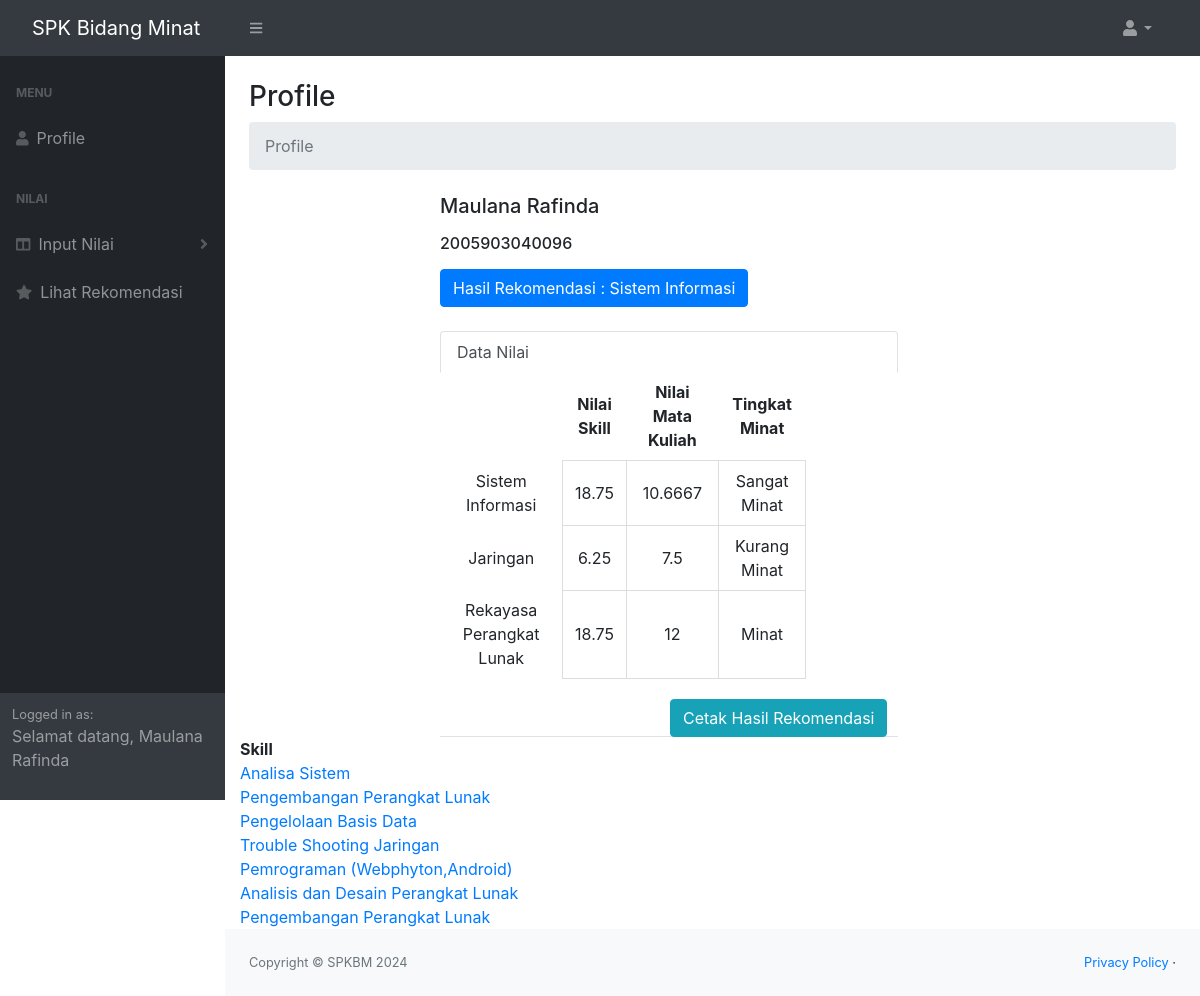
The app's page /dist/mahasiswa/index.php (signed in) with its own data.
### tables this page shows
CREATE TABLE `users` (
  `id` int(11) NOT NULL,
  `nama` varchar(255) NOT NULL,
  `nim` varchar(13) NOT NULL,
  `password` varchar(255) NOT NULL
);

CREATE TABLE `hasil_rekomendasi` (
  `id` int(11) NOT NULL,
  `nim` varchar(255) NOT NULL,
  `nama` varchar(255) NOT NULL,
  `hasil` varchar(50) NOT NULL
);

CREATE TABLE `nilai_skill` (
  `id` int(11) NOT NULL,
  `nim` varchar(13) NOT NULL,
  `nama` varchar(255) NOT NULL,
  `namaSkill` varchar(500) NOT NULL,
  `nilaiSkill` varchar(25) NOT NULL,
  `nilaiSI` float NOT NULL,
  `nilaiJ` float NOT NULL,
  `nilaiRPL` float NOT NULL
);

CREATE TABLE `nilai_mk` (
  `id` int(11) NOT NULL,
  `nim` varchar(13) NOT NULL,
  `nama` varchar(255) NOT NULL,
  `nilaiSI` float NOT NULL,
  `nilaiJ` float NOT NULL,
  `nilaiRPL` float NOT NULL
);

CREATE TABLE `tingkat_minat` (
  `id` int(11) NOT NULL,
  `nim` varchar(13) NOT NULL,
  `nama` varchar(255) NOT NULL,
  `minatSI` float NOT NULL,
  `minatJ` float NOT NULL,
  `minatRPL` float NOT NULL
);

### dist/mahasiswa/index.php (the view, shortened to what this page needs)
<?php
include '../config.php';
$nim = $_SESSION['nim'];
$sql = "SELECT * FROM users WHERE nim = ?";
$stmt = $conn->prepare($sql);
$stmt->bind_param("i", $nim);
$stmt->execute();
$result = $stmt->get_result();
$user = $result->fetch_assoc();
$nama = $user['nama'];
$sql = "SELECT * FROM hasil_rekomendasi WHERE nim = ?";
$stmt = $conn->prepare($sql);
$stmt->bind_param("i", $nim);
$stmt->execute();
$result = $stmt->get_result();
$user = $result->fetch_assoc();
$hasil = $user['hasil'];
$sql = "SELECT * FROM nilai_skill WHERE nim = ?";
$stmt = $conn->prepare($sql);
$stmt->bind_param("i", $nim);
$stmt->execute();
$result = $stmt->get_result();
$nilaiSkill = $result->fetch_assoc();
$nilaiSI = $nilaiSkill['nilaiSI'];
$nilaiJ = $nilaiSkill['nilaiJ'];
$nilaiRPL = $nilaiSkill['nilaiRPL'];
$sql = "SELECT * FROM nilai_mk WHERE nim = ?";
$stmt = $conn->prepare($sql);
$stmt->bind_param("i", $nim);
$stmt->execute();
$result = $stmt->get_result();
$nilaiMK = $result->fetch_assoc();
$nilaiSIMK = $nilaiMK['nilaiSI'];
$nilaiJMK = $nilaiMK['nilaiJ'];
$nilaiRPLMK = $nilaiMK['nilaiRPL'];
$sql = "SELECT * FROM tingkat_minat WHERE nim = ?";
$stmt = $conn->prepare($sql);
$stmt->bind_param("i", $nim);
$stmt->execute();
$result = $stmt->get_result();
$tingkatMinat = $result->fetch_assoc();
$minatSI = $tingkatMinat['minatSI'];
$minatJ = $tingkatMinat['minatJ'];
$minatRPL = $tingkatMinat['minatRPL'];
if ($minatSI == 1) {
    $minatSI = "Sangat Tidak Berminat";
} elseif ($minatSI == 2) {
    $minatSI = "Kurang Minat";
} elseif ($minatSI == 3) {
    $minatSI = "Minat";
} elseif ($minatSI == 4) {
    $minatSI = "Cukup Minat";
} elseif ($minatSI == 5) {
    $minatSI = "Sangat Minat";
}
if ($minatJ == 1) {
    $minatJ = "Sangat Tidak Berminat";
} elseif ($minatJ == 2) {
    $minatJ = "Kurang Minat";
} elseif ($minatJ == 3) {
    $minatJ = "Minat";
} elseif ($minatJ == 4) {
    $minatJ = "Cukup Minat";
} elseif ($minatJ == 5) {
    $minatJ = "Sangat Minat";
}
if ($minatRPL == 1) {
    $minatRPL = "Sangat Tidak Berminat";
} elseif ($minatRPL == 2) {
    $minatRPL = "Kurang Minat";
} elseif ($minatRPL == 3) {
    $minatRPL = "Minat";
} elseif ($minatRPL == 4) {
    $minatRPL = "Cukup Minat";
} elseif ($minatRPL == 5) {
    $minatRPL = "Sangat Minat";
}
$sql_skills = "SELECT namaSkill FROM nilai_skill WHERE nim = ?";
$stmt_skills = $conn->prepare($sql_skills);
$stmt_skills->bind_param("i", $nim);
$stmt_skills->execute();
$result_skills = $stmt_skills->get_result();
$skills_row = $result_skills->fetch_assoc();
$namaSkillsArray = explode(", ", $skills_row['namaSkill']);
?>
<!DOCTYPE html>
<html lang="en">
<head>
    <link href="https://cdn.jsdelivr.net/npm/simple-datatables@latest/dist/style.css" rel="stylesheet" />
    <link href="../css/styles.css" rel="stylesheet" />
    <link href="//maxcdn.bootstrapcdn.com/bootstrap/4.1.1/css/bootstrap.min.css" rel="stylesheet" id="bootstrap-css">
</head>
<body class="sb-nav-fixed">
    <nav class="sb-topnav navbar navbar-expand navbar-dark bg-dark">
        <a class="navbar-brand ps-3" href="index.html">SPK Bidang Minat</a>
        <button class="btn btn-link btn-sm order-1 order-lg-0 me-4 me-lg-0" id="sidebarToggle" href="#!"><i class="fas fa-bars"></i></button>
        <ul class="navbar-nav ms-auto ms-md-0 me-3 me-lg-4">
            <li class="nav-item dropdown">
                <a class="nav-link dropdown-toggle" id="navbarDropdown" href="#" role="button" data-bs-toggle="dropdown" aria-expanded="false"><i class="fas fa-user fa-fw"></i></a>
            </li>
        </ul>
    </nav>
    <div id="layoutSidenav">
        <div id="layoutSidenav_nav">
            <nav class="sb-sidenav accordion sb-sidenav-dark" id="sidenavAccordion">
                <div class="sb-sidenav-menu">
                    <div class="nav">
                        <div class="sb-sidenav-menu-heading">Menu</div>
                        <a class="nav-link" href="index.php">
                            <div class="sb-nav-link-icon"><i class="fas fa-user"></i></div>
                            Profile
                        </a>
                        <div class="sb-sidenav-menu-heading">Nilai</div>
                        <a class="nav-link collapsed" href="#" data-bs-toggle="collapse" data-bs-target="#collapseLayouts" aria-expanded="false" aria-controls="collapseLayouts">
                            <div class="sb-nav-link-icon"><i class="fas fa-columns"></i></div>
                            Input Nilai
                            <div class="sb-sidenav-collapse-arrow"><i class="fas fa-angle-down"></i></div>
                        </a>
                        <a class="nav-link" href="lihatRekomendasi.php">
                            <div class="sb-nav-link-icon"><i class="fas fa-star"></i></div>
                            Lihat Rekomendasi
                        </a>
                    </div>
                </div>
                <div class="sb-sidenav-footer">
                    <div class="small">Logged in as:</div>
                    <?php echo "<p>Selamat datang, " . htmlspecialchars($nama) . "</p>"; ?>
                </div>
            </nav>
        </div>
        <div id="layoutSidenav_content">
            <main>
                <div class="container-fluid px-4">
                    <h3 class="mt-4">Profile</h3>
                    <ol class="breadcrumb mb-4">
                        <li class="breadcrumb-item active">Profile</li>
                    </ol>
                </div>
            </main>
            <div id="content" class="container emp-profile">
                <form method="post">
                    <div class="row">
                        <div class="col-md-6" style="margin-left: 200px;">
                            <div class="profile-head">
                                <h5>
                                    <?php echo "<p>" . htmlspecialchars($nama) . "</p>"; ?>
                                </h5>
                                <h6>
                                    <?php echo "<p>" . htmlspecialchars($nim) . "</p>"; ?>
                                </h6>
                                <p class="proile-rating mb-4"><b class="btn btn-primary">Hasil Rekomendasi : <span><?php echo htmlspecialchars($hasil); ?></b></p>
                                <ul class="nav nav-tabs" id="myTab" role="tablist">
                                    <li class="nav-item">
                                        <a class="nav-link active" id="home-tab" data-toggle="tab" href="#home" role="tab" aria-controls="home" aria-selected="true">Data Nilai</a>
                                        <table>
                                            <thead>
                                                <tr>
                                                    <th></th>
                                                    <th>Nilai Skill</th>
                                                    <th>Nilai Mata Kuliah</th>
                                                    <th>Tingkat Minat</th>
                                                </tr>
                                            </thead>
                                            <tbody>
                                                <tr>
                                                    <td>Sistem Informasi</td>
                                                    <td><?php echo htmlspecialchars($nilaiSI); ?></td>
                                                    <td><?php echo htmlspecialchars($nilaiSIMK); ?></td>
                                                    <td><?php echo htmlspecialchars($minatSI); ?></td>
                                                </tr>
                                                <tr>
                                                    <td>Jaringan</td>
                                                    <td><?php echo htmlspecialchars($nilaiJ); ?></td>
                                                    <td><?php echo htmlspecialchars($nilaiJMK); ?></td>
                                                    <td><?php echo htmlspecialchars($minatJ); ?></td>
                                                </tr>
                                                <tr>
                                                    <td>Rekayasa Perangkat Lunak</td>
                                                    <td><?php echo htmlspecialchars($nilaiRPL); ?></td>
                                                    <td><?php echo htmlspecialchars($nilaiRPLMK); ?></td>
                                                    <td><?php echo htmlspecialchars($minatRPL); ?></td>
                                                </tr>
                                            </tbody>
                                        </table>
                                        <button class="btn btn-info cetak" onclick="printPDF()">Cetak Hasil Rekomendasi</button>
                                    </li>
                                </ul>
                            </div>
                        </div>
                    </div>
                    <div class="row">
                        <div class="col-md-6">
                            <div class="profile-work">
                                <b>Skill</b>
                                <br>
                                <?php
                                foreach ($namaSkillsArray as $skill) {
                                    echo '<a href="#">' . htmlspecialchars($skill) . '</a><br />';
                                }
                                ?>
                            </div>
                        </div>
                    </div>
                </form>
            </div>
            <footer class="py-4 bg-light mt-auto">
                <div class="container-fluid px-4">
                    <div class="d-flex align-items-center justify-content-between small">
                        <div class="text-muted">Copyright &copy; SPKBM 2024</div>
                        <div>
                            <a href="#">Privacy Policy</a>
                            &middot;
                        </div>
                    </div>
                </div>
            </footer>
        </div>
    </div>
</body>
</html>

### dist/mahasiswa/index.php (style rules this page uses)
table { border-collapse: collapse; width: 80%; }
th, td { border: 1px solid #ddd; padding: 8px; text-align: center; }
th, td:first-child { border: none; }
.cetak { margin-top: 20px; margin-left: 230px; }

### records on screen
users: nama "Maulana Rafinda"
hasil_rekomendasi: hasil "Sistem Informasi"
nilai_skill: nilaiSI "18.75", nilaiJ "6.25", nilaiRPL "18.75", namaSkill "Analisa Sistem", namaSkill "Pengembangan Perangkat Lunak", namaSkill "Pengelolaan Basis Data", namaSkill "Trouble Shooting Jaringan", namaSkill "Pemrograman (Webphyton,Android)", namaSkill "Analisis dan Desain Perangkat Lunak"
nilai_mk: nilaiSI "10.6667", nilaiJ "7.5", nilaiRPL "12"
tingkat_minat: minatSI "Sangat Minat", minatJ "Kurang Minat", minatRPL "Minat"

### other values on screen
$nim "2005903040096"
